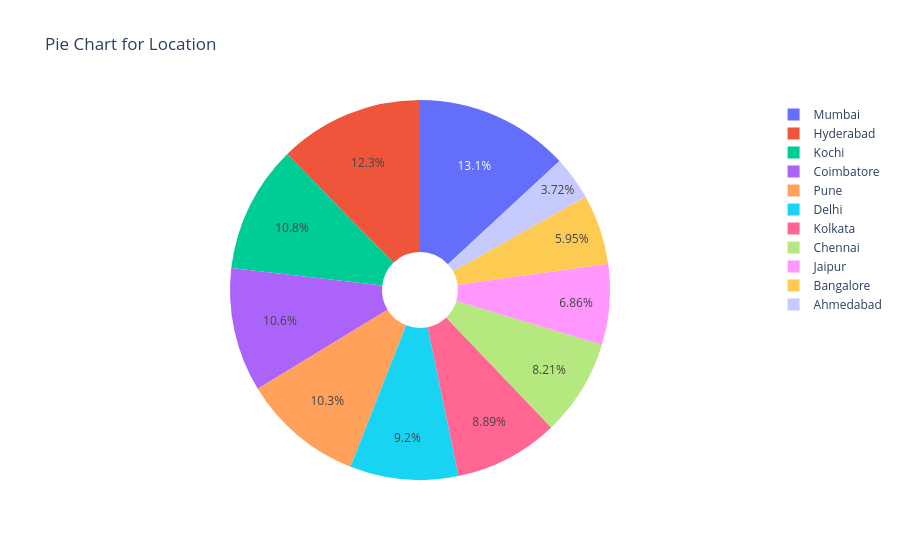
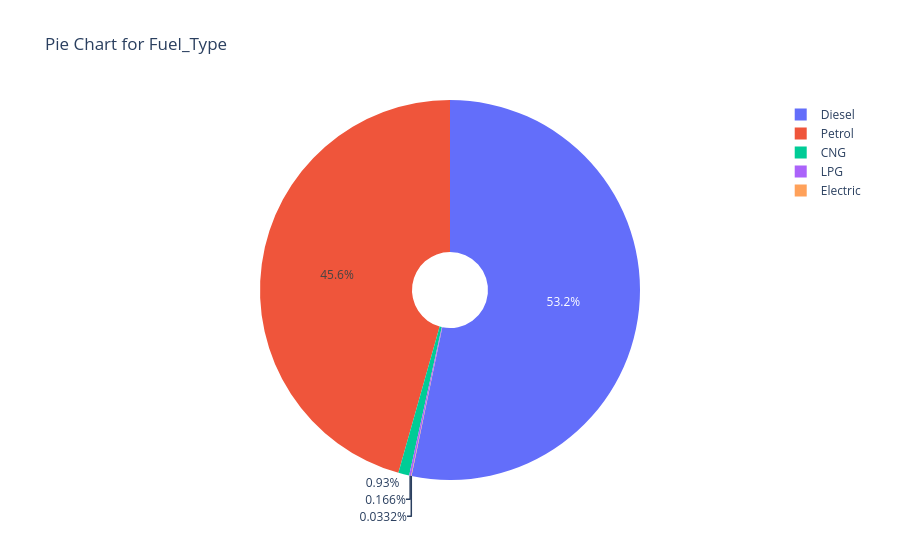
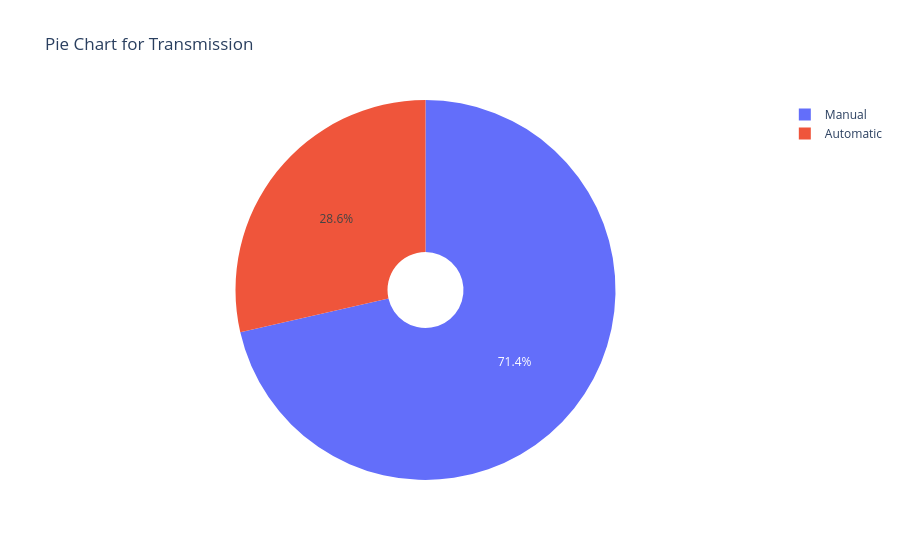
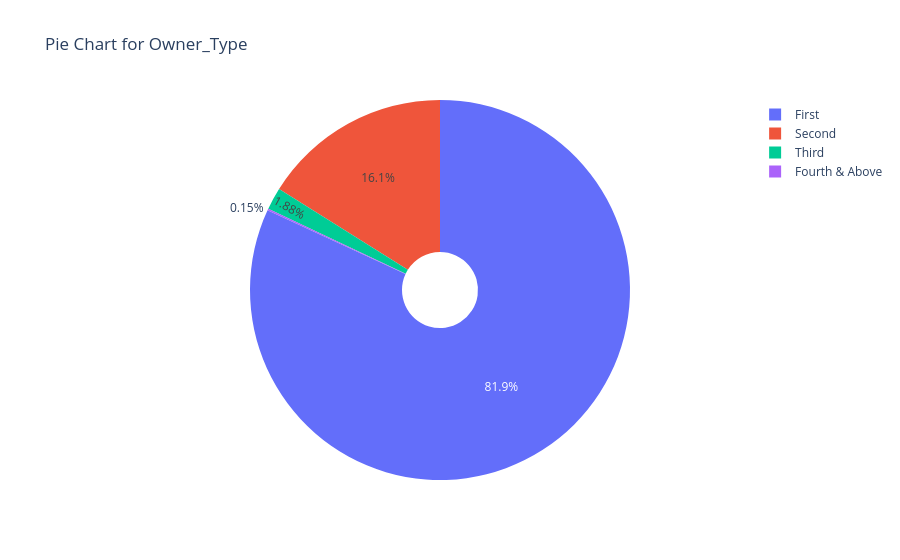

The code cell stored with these charts, in order, in its notebook:
### Code cell
for i in pie_cols:
    fig = px.pie(df_rm,names=i, title=f"Pie Chart for {i}",hole=0.20)
    fig.show()

### Figure 1 — Plotly figure (JSON) as saved in the notebook; plotly's stock layout.template omitted (floating-point values rounded to 4 significant figures; data arrays with more than 128 entries replaced by an {"elided": "..."} marker saying what was removed)
{"data": [{"domain": {"x": [0, 1], "y": [0, 1]}, "hole": 0.2, "hovertemplate": "Location=%{label}<extra></extra>", "labels": {"elided": "6019 str values"}, "legendgroup": "", "name": "", "showlegend": true, "type": "pie"}], "layout": {"legend": {"tracegroupgap": 0}, "title": {"text": "Pie Chart for Location"}}}

### Figure 2 — Plotly figure (JSON) as saved in the notebook; plotly's stock layout.template omitted (floating-point values rounded to 4 significant figures; data arrays with more than 128 entries replaced by an {"elided": "..."} marker saying what was removed)
{"data": [{"domain": {"x": [0, 1], "y": [0, 1]}, "hole": 0.2, "hovertemplate": "Fuel_Type=%{label}<extra></extra>", "labels": {"elided": "6019 str values"}, "legendgroup": "", "name": "", "showlegend": true, "type": "pie"}], "layout": {"legend": {"tracegroupgap": 0}, "title": {"text": "Pie Chart for Fuel_Type"}}}

### Figure 3 — Plotly figure (JSON) as saved in the notebook; plotly's stock layout.template omitted (floating-point values rounded to 4 significant figures; data arrays with more than 128 entries replaced by an {"elided": "..."} marker saying what was removed)
{"data": [{"domain": {"x": [0, 1], "y": [0, 1]}, "hole": 0.2, "hovertemplate": "Transmission=%{label}<extra></extra>", "labels": {"elided": "6019 str values"}, "legendgroup": "", "name": "", "showlegend": true, "type": "pie"}], "layout": {"legend": {"tracegroupgap": 0}, "title": {"text": "Pie Chart for Transmission"}}}

### Figure 4 — Plotly figure (JSON) as saved in the notebook; plotly's stock layout.template omitted (floating-point values rounded to 4 significant figures; data arrays with more than 128 entries replaced by an {"elided": "..."} marker saying what was removed)
{"data": [{"domain": {"x": [0, 1], "y": [0, 1]}, "hole": 0.2, "hovertemplate": "Owner_Type=%{label}<extra></extra>", "labels": {"elided": "6019 str values"}, "legendgroup": "", "name": "", "showlegend": true, "type": "pie"}], "layout": {"legend": {"tracegroupgap": 0}, "title": {"text": "Pie Chart for Owner_Type"}}}
